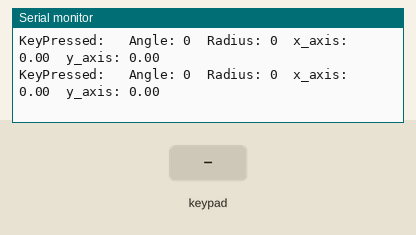
Bench run of a program on a simulated ESP32. On the bench: the last lines printed to the serial monitor. The inputs (shaded band) are chosen by the test bench.

Above: at 1.2 s.
1.3 s: key 'U' pressed
At 1.4 s:
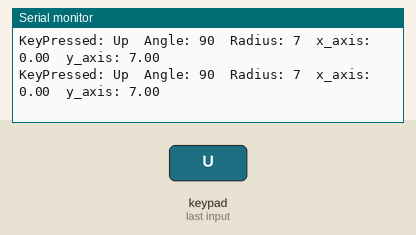
4.3 s: key 'D' pressed
At 4.4 s:
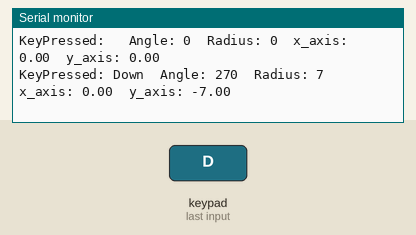
5.8 s: key 'L' pressed
At 5.91 s:
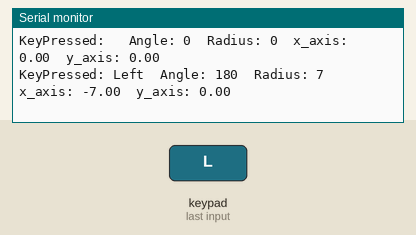
7.3 s: key 'R' pressed
At 7.41 s:
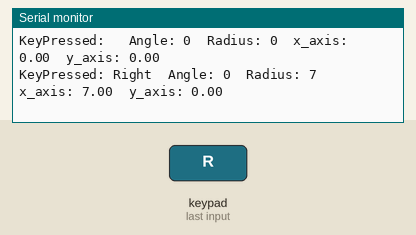
10.3 s: key 'X' pressed
At 10.43 s:
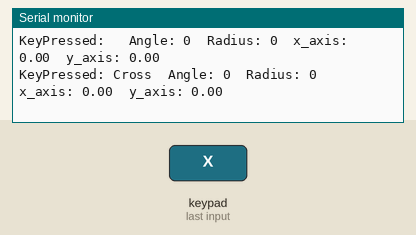
13.3 s: key 'O' pressed
At 13.38 s:
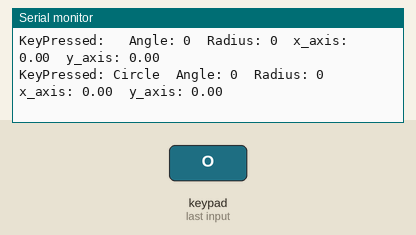

Measured:
- after the input at 1.3 s, the serial monitor: prints a new line at once (image 1)
- after the input at 4.3 s, the serial monitor: prints a new line at once (image 2)
- after the input at 5.8 s, the serial monitor: prints a new line at once (image 3)
- after the input at 7.3 s, the serial monitor: prints a new line after 0.05 s (image 4)
- after the input at 10.3 s, the serial monitor: prints a new line after 0.06 s (image 5)
- after the input at 13.3 s, the serial monitor: prints a new line at once (image 6)

The program:

main.cpp
```cpp
#include <Arduino.h>
// Liberia de la app Dabble
#include <DabbleESP32.h>

//////////////////////////////// dabble bluethoot
#define CUSTOM_SETTINGS
#define INCLUDE_GAMEPAD_MODULE

//////////////////////////////// Pines del motor IZQUIERDA
#define IZQUIERDA_EN 12
#define IZQUIERDA_A1 15
#define IZ1UIERDA_A2 14

//////////////////////////////// Pines del motor DERECHA
#define DERECHA_EN 16
#define DERECHA_A1 13
#define DERECHA_A2 2

/////////////////////////////// Pin de Standby
#define STBY 4

void setup()
{
    // put your setup code here, to run once:
    Serial.begin(9600);          // Marcamos la velocidad de la transmisión serial
    Dabble.begin("MyFoxyRobot"); // Indicamos un nombre al dispositivo a encontrar
}

void loop()
{
    Dabble.processInput(); // this function is used to refresh data obtained from smartphone.Hence calling this function is mandatory in order to get data properly from your mobile.
    Serial.print("KeyPressed: ");
    if (GamePad.isUpPressed())
    {
        Serial.print("Up");
    }

    if (GamePad.isDownPressed())
    {
        Serial.print("Down");
    }

    if (GamePad.isLeftPressed())
    {
        Serial.print("Left");
    }

    if (GamePad.isRightPressed())
    {
        Serial.print("Right");
    }

    if (GamePad.isSquarePressed())
    {
        Serial.print("Square");
    }

    if (GamePad.isCirclePressed())
    {
        Serial.print("Circle");
    }

    if (GamePad.isCrossPressed())
    {
        Serial.print("Cross");
    }

    if (GamePad.isTrianglePressed())
    {
        Serial.print("Triangle");
    }

    if (GamePad.isStartPressed())
    {
        Serial.print("Start");
    }

    if (GamePad.isSelectPressed())
    {
        Serial.print("Select");
    }
    Serial.print('\t');

    int a = GamePad.getAngle();
    Serial.print("Angle: ");
    Serial.print(a);
    Serial.print('\t');
    int b = GamePad.getRadius();
    Serial.print("Radius: ");
    Serial.print(b);
    Serial.print('\t');
    float c = GamePad.getXaxisData();
    Serial.print("x_axis: ");
    Serial.print(c);
    Serial.print('\t');
    float d = GamePad.getYaxisData();
    Serial.print("y_axis: ");
    Serial.println(d);
    Serial.println();
}
```
